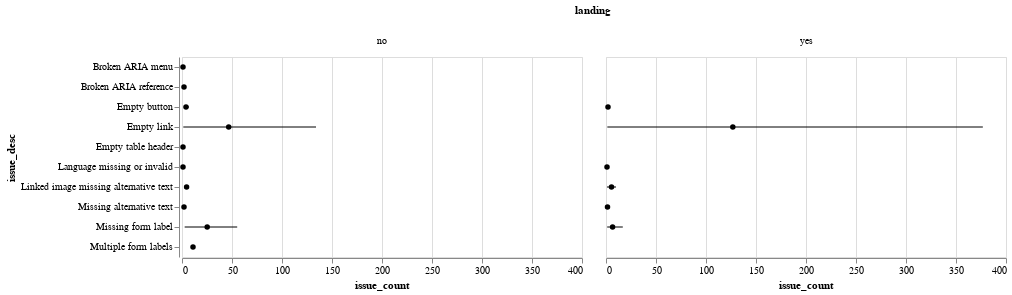

Write notebook code for a chart like this one.
### Code cell
base = alt.Chart(df[df.issue_type == 'error']).mark_point(color='black', filled=True).encode(
    y='issue_desc:N',
    x=alt.X('mean(issue_count):Q')
)
err = base.mark_errorbar(extent='ci').encode(
    x=alt.X('mean(issue_count):Q')
)
(base + err).facet(column=alt.Column('landing:N'))
